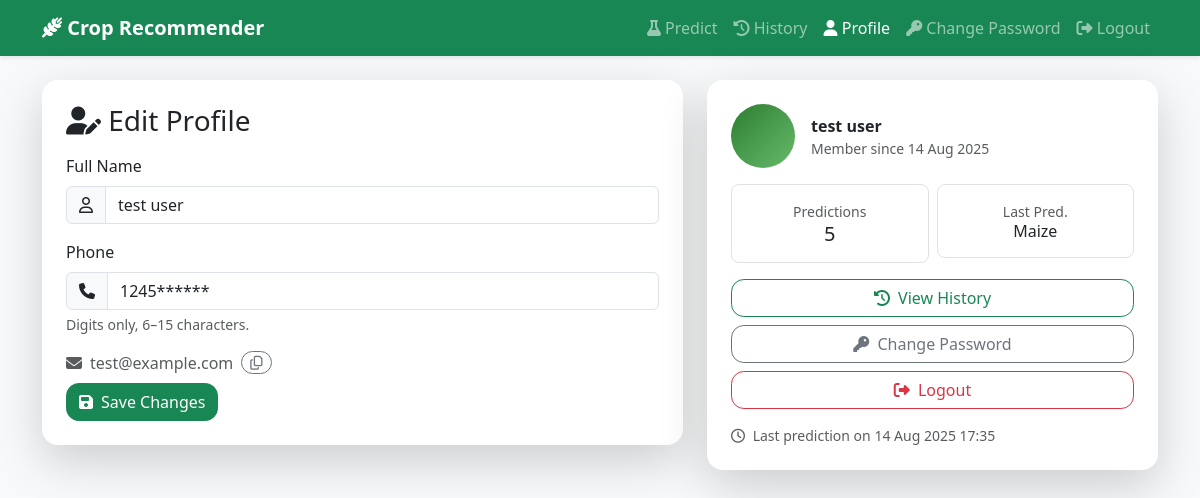
Screenshot of /profile/ (signed in) with the database file from the repository.
### recommender/models.py (models this page shows, shortened)
class UserProfile(models.Model):
    user = models.OneToOneField(User, on_delete=models.CASCADE)
    phone = models.CharField(max_length=20, blank=True)

class Prediction(models.Model):
    user = models.ForeignKey(User, on_delete=models.CASCADE, related_name='predictions')
    N = models.FloatField()
    P = models.FloatField()
    K = models.FloatField()
    temperature = models.FloatField()
    humidity = models.FloatField()
    ph = models.FloatField()
    rainfall = models.FloatField()
    predicted_label = models.CharField(max_length=100)
    created_at = models.DateTimeField(auto_now_add=True)
    class Meta:
        ordering = ['-created_at']

### recommender/views.py (the view, shortened to what this page needs)
# urls.py: path('profile/', profile_view, name='profile'),
@login_required
def profile_view(request):
    profile, _ = UserProfile.objects.get_or_create(user=request.user)
    full_name = request.user.get_full_name() or request.user.username
    from .models import Prediction
    pred_count = Prediction.objects.filter(user=request.user).count()
    last_pred = Prediction.objects.filter(user=request.user).order_by('-created_at').first()
    return render(request, "user/profile.html", {
        "profile": profile,
        "full_name": full_name,
        "pred_count": pred_count,
        "last_pred": last_pred,
    })

### recommender/templates/user/profile.html (shortened to what this page needs)
{% extends "base.html" %}
{% block content %}
<div class="row g-4">
  <div class="col-lg-7">
    <div class="card shadow-lg border-0 rounded-4">
      <div class="card-body p-4">
        <h3 class="mb-3"><i class="fa-solid fa-user-pen"></i> Edit Profile</h3>
        <form method="post" id="profileForm" novalidate>
          <div class="mb-3">
            <label class="form-label">Full Name</label>
            <div class="input-group">
              <span class="input-group-text"><i class="fa-regular fa-user"></i></span>
              <input type="text" name="name" class="form-control" value="{{ full_name }}" placeholder="e.g., Ramesh Kumar">
            </div>
          </div>
          <div class="mb-3">
            <label class="form-label">Phone</label>
            <div class="input-group">
              <span class="input-group-text"><i class="fa-solid fa-phone"></i></span>
              <input type="tel" name="phone" class="form-control" value="{{ profile.phone }}" inputmode="numeric" pattern="[0-9]{6,15}" placeholder="e.g., 9876543210">
            </div>
            <div class="form-text">Digits only, 6–15 characters.</div>
          </div>
          <div class="mb-2 text-muted d-flex align-items-center gap-2">
            <i class="fa-solid fa-envelope"></i>
            <span id="emailText">{{ request.user.email }}</span>
            <button class="btn btn-sm btn-outline-secondary py-0" type="button" id="copyEmail" title="Copy email">
              <i class="fa-regular fa-copy"></i>
            </button>
          </div>
          <button class="btn btn-success d-inline-flex align-items-center gap-2" id="saveBtn">
            <i class="fa-solid fa-save"></i> Save Changes
          </button>
        </form>
      </div>
    </div>
  </div>
  <div class="col-lg-5">
    <div class="card shadow-lg border-0 rounded-4 overflow-hidden">
      <div class="card-body p-4">
        <div class="d-flex align-items-center gap-3 mb-3">
          <div class="rounded-circle d-flex align-items-center justify-content-center text-white fw-bold"
               id="avatar"
               data-name="{{ full_name|default:request.user.username }}"
               style="width:64px;height:64px;background:linear-gradient(135deg,#2e7d32,#66bb6a);">
          </div>
          <div>
            <div class="fw-bold">{{ full_name|default:request.user.username }}</div>
            <div class="text-muted small">Member since {{ request.user.date_joined|date:"d M Y" }}</div>
          </div>
        </div>
        <div class="row text-center g-2 mb-3">
          <div class="col-6">
            <div class="border rounded-3 p-3">
              <div class="text-muted small">Predictions</div>
              <div class="h5 mb-0">{{ pred_count|default:"0" }}</div>
            </div>
          </div>
          <div class="col-6">
            <div class="border rounded-3 p-3">
              <div class="text-muted small">Last Pred.</div>
              <div class="h6 mb-0">
                {% if last_pred %}
                  {{ last_pred.predicted_label|title }}
                {% else %}
                  —
                {% endif %}
              </div>
            </div>
          </div>
        </div>
        <div class="d-grid gap-2">
          <a href="{% url 'user_history' %}" class="btn btn-outline-success">
            <i class="fa-solid fa-clock-rotate-left me-1"></i> View History
          </a>
          <a href="{% url 'change_password' %}" class="btn btn-outline-secondary">
            <i class="fa-solid fa-key me-1"></i> Change Password
          </a>
          <a href="{% url 'logout' %}" class="btn btn-outline-danger">
            <i class="fa-solid fa-right-from-bracket me-1"></i> Logout
          </a>
        </div>
        {% if last_pred %}
          <div class="small text-muted mt-3">
            <i class="fa-regular fa-clock me-1"></i>
            Last prediction on {{ last_pred.created_at|date:"d M Y H:i" }}
          </div>
        {% endif %}
      </div>
    </div>
  </div>
</div>
{% endblock %}

### recommender/static/css/style.css (style rules this page uses)
.card { border-radius: 1rem; }
.btn { border-radius: .8rem; }

### rows the page displays
UserProfile: phone "1245******"
Prediction: predicted_label "Maize", created_at "14 Aug 2025 17:35"

### other values shown
{{ request.user.email }} "test@example.com"
{{ full_name|default:request.user.username }} "test user"
{{ request.user.date_joined|date:"d M Y" }} "14 Aug 2025"
{{ pred_count|default:"0" }} "5"
